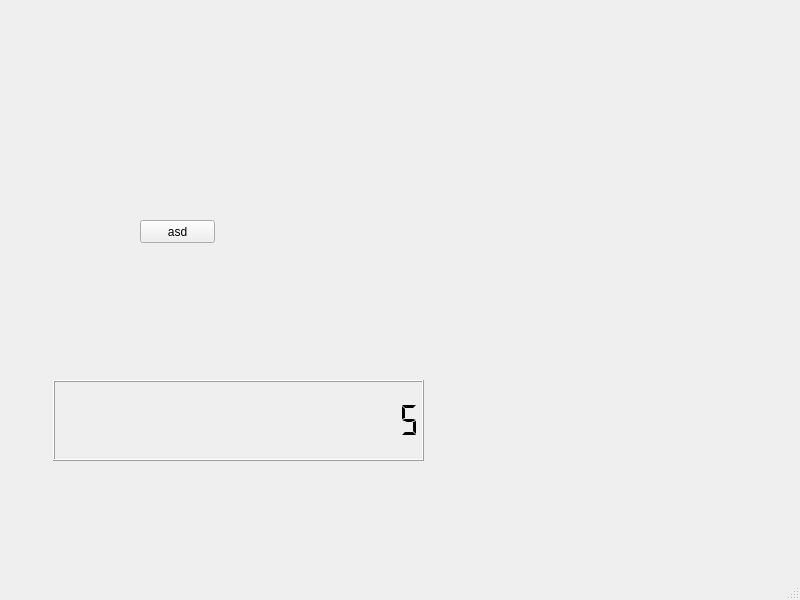
<?xml version="1.0" encoding="UTF-8"?>
<ui version="4.0">
 <class>MainWindow</class>
 <widget class="QMainWindow" name="MainWindow">
  <property name="geometry">
   <rect>
    <x>0</x>
    <y>0</y>
    <width>800</width>
    <height>600</height>
   </rect>
  </property>
  <property name="windowTitle">
   <string>MainWindow</string>
  </property>
  <widget class="QWidget" name="centralwidget">
   <widget class="QPushButton" name="pushButton">
    <property name="geometry">
     <rect>
      <x>140</x>
      <y>220</y>
      <width>75</width>
      <height>23</height>
     </rect>
    </property>
    <property name="text">
     <string>asd</string>
    </property>
   </widget>
   <widget class="QLCDNumber" name="lcdNumber">
    <property name="geometry">
     <rect>
      <x>53</x>
      <y>380</y>
      <width>371</width>
      <height>81</height>
     </rect>
    </property>
    <property name="digitCount">
     <number>20</number>
    </property>
    <property name="mode">
     <enum>QLCDNumber::Dec</enum>
    </property>
    <property name="segmentStyle">
     <enum>QLCDNumber::Flat</enum>
    </property>
    <property name="value" stdset="0">
     <double>5.000000000000000</double>
    </property>
   </widget>
  </widget>
  <widget class="QMenuBar" name="menubar">
   <property name="geometry">
    <rect>
     <x>0</x>
     <y>0</y>
     <width>800</width>
     <height>21</height>
    </rect>
   </property>
  </widget>
  <widget class="QStatusBar" name="statusbar"/>
 </widget>
 <resources/>
 <connections/>
</ui>
